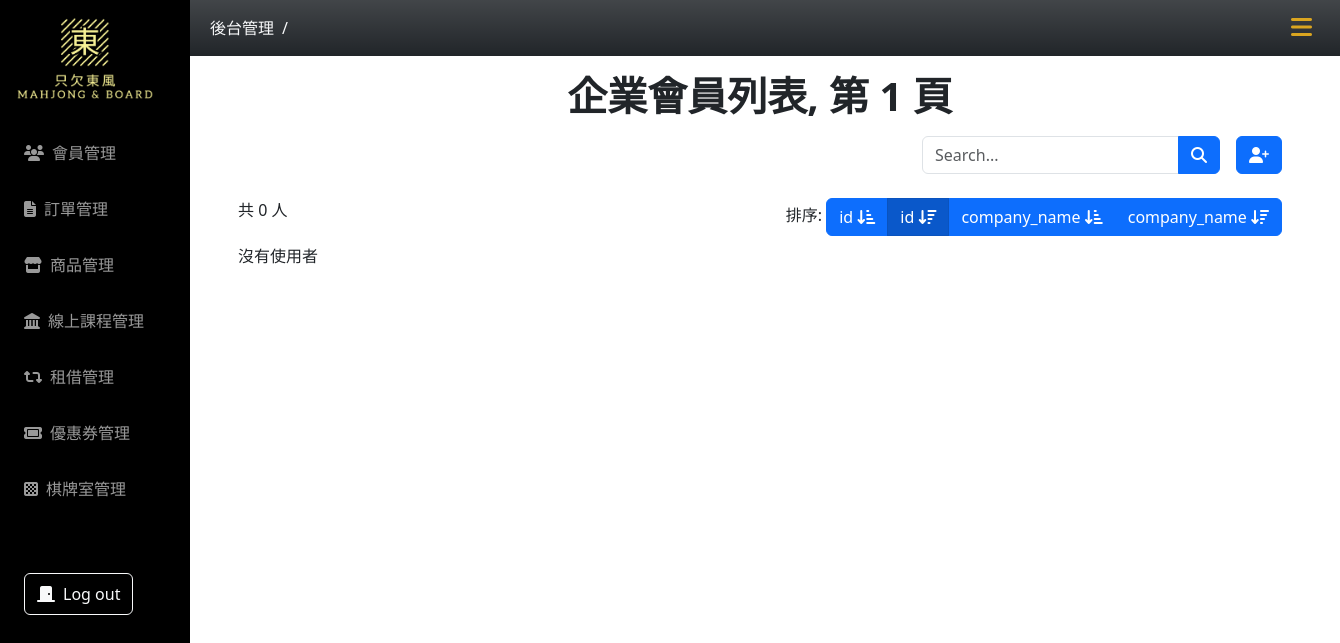
Page /owner-list/users.php?page=1&order=2 on the earlier database version.
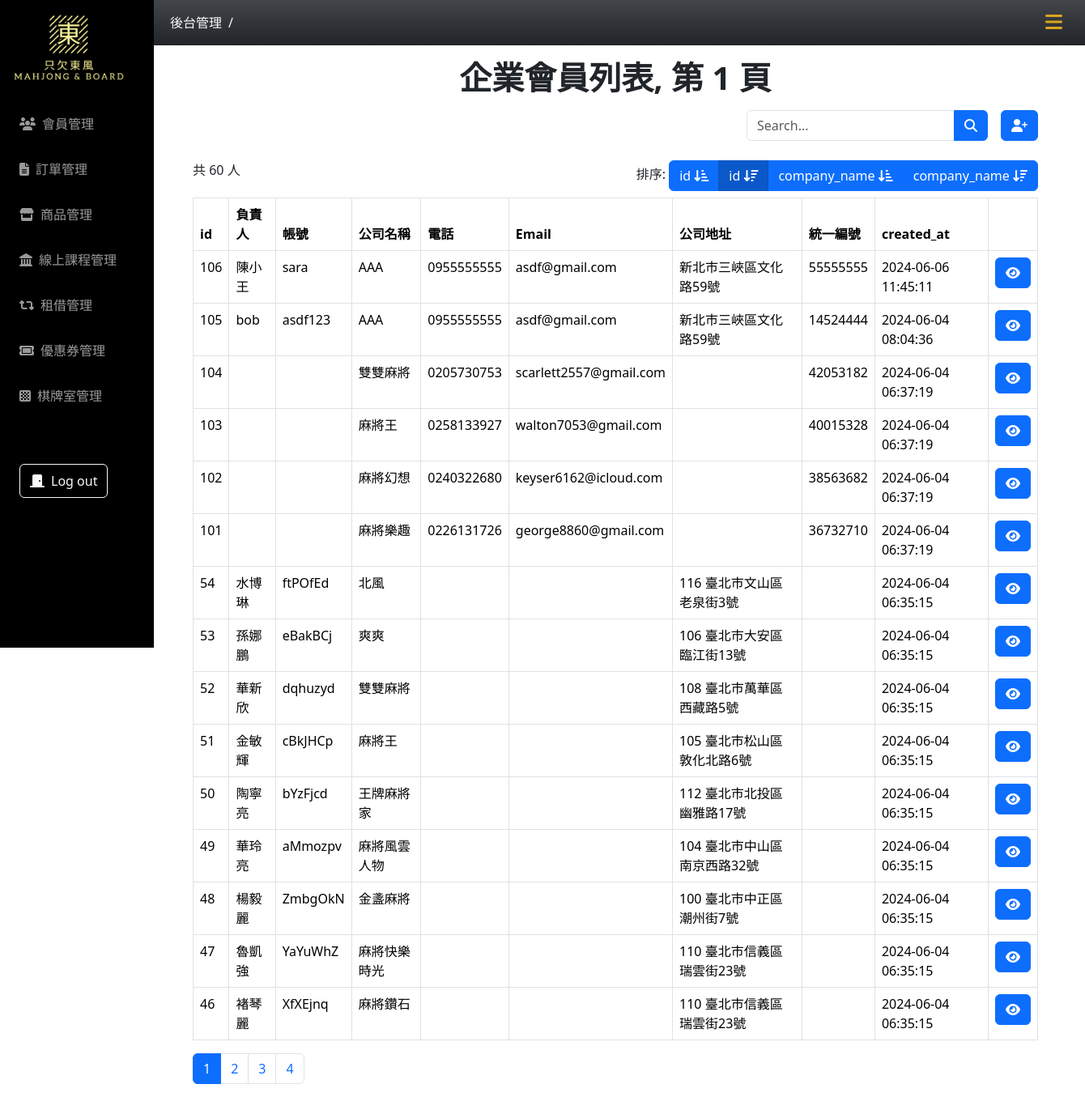
Same page on the later database version.
### tables this page shows
CREATE TABLE `owner` (
  `id` int(11) NOT NULL,
  `member_type` text NOT NULL DEFAULT '企業會員',
  `account` varchar(50) NOT NULL,
  `password` varchar(255) NOT NULL DEFAULT '12345',
  `company_name` varchar(100) NOT NULL,
  `company_phone` varchar(20) NOT NULL,
  `fax_phone` varchar(20) DEFAULT NULL,
  `company_email` varchar(100) NOT NULL,
  `company_address` varchar(255) NOT NULL,
  `responsible_person` varchar(50) NOT NULL,
  `tax_ID_number` text NOT NULL,
  `created_at` timestamp NOT NULL DEFAULT current_timestamp(),
  `valid` text NOT NULL DEFAULT '1'
);

### owner-list/users.php (the view, shortened to what this page needs)
<?php
require_once("../db_connect_mahjong.php");
$sqlAll = "SELECT * FROM owner WHERE valid = 1";
$resultAll = $conn->query($sqlAll);
$allUserCount = $resultAll->num_rows;
if (isset($_GET["search"])) {
  $search = $_GET["search"];
  $sql = "SELECT * FROM owner WHERE (account LIKE '%$search%' OR company_name LIKE '%$search%' OR company_address LIKE '%$search%') AND valid = 1 ";
  $pageTitle = "$search 的搜尋結果";
} else if (isset($_GET["page"]) && isset($_GET["order"])) {
  $page = $_GET["page"];
  $perPage = 15;
  $firstItem = ($page - 1) * $perPage;
  $pageCount = ceil($allUserCount / $perPage);
  $order = $_GET["order"];
  switch ($order) {
    case 2:
      $orderClause = "ORDER BY id DESC";
      break;
  }
  $sql = "SELECT * FROM owner WHERE valid=1 $orderClause LIMIT $firstItem,$perPage";
  $pageTitle = "企業會員列表, 第 $page 頁";
} else {
  $sql = "SELECT id, company_name ,email, phone FROM owner WHERE valid = 1";
  $pageTitle = "使用者列表";
  header("location:users.php?page=1&order=1");
}
$result = $conn->query($sql);
$rows = $result->fetch_all(MYSQLI_ASSOC);
$userCount = $result->num_rows;
if (isset($_GET["page"])) {
  $userCount = $allUserCount;
}
?>
<!doctype html>
<html lang="en">
<head>
  <?php include("../css-mahjong.php") ?>
</head>
<body>
  <?php include("../nav.php") ?>
  <div class="container main-content px-5">
    <h1 class="text-center fw-semibold pt-3"><?= $pageTitle ?></h1>
    <div class="py-2 mb-3">
      <div class="d-flex justify-content-between">
        <div class="d-flex gap-3">
          <form action="">
            <div class="input-group  position-relative z-0">
              <input type="text" class="form-control" placeholder="Search..." name="search">
              <button class="btn btn-primary" type="submit">
                <i class="fa-solid fa-magnifying-glass"></i>
              </button>
            </div>
          </form>
          <a href="create-user.php" class="btn btn-primary">
            <i class="fa-solid fa-user-plus"></i>
          </a>
        </div>
      </div>
    </div>
    <div class="pb-2 d-flex justify-content-between">
      <div>
        <?= "共 $userCount 人" ?>
      </div>
      <?php if (isset($_GET["page"])) : ?>
        <div>
          排序: <div class="btn-group  position-relative z-0">
            <a href="?page=<?= $page ?>&order=1" class="btn btn-primary
            <?php if ($order == 1) echo "active" ?>">
              id <i class=" fa-solid fa-arrow-down-short-wide"></i>
            </a>
            <a href="?page=<?= $page ?>&order=2" class="btn btn-primary
            <?php if ($order == 2) echo "active" ?>">
              id <i class="fa-solid fa-arrow-down-wide-short"></i>
            </a>
            <a href="?page=<?= $page ?>&order=3" class="btn btn-primary
            <?php if ($order == 3) echo "active" ?>">
              company_name <i class="fa-solid fa-arrow-down-short-wide"></i>
            </a>
            <a href="?page=<?= $page ?>&order=4" class="btn btn-primary
            <?php if ($order == 4) echo "active" ?>">
              company_name <i class="fa-solid fa-arrow-down-wide-short"></i>
            </a>
          </div>
        </div>
      <?php endif; ?>
    </div>
    <?php if ($result->num_rows > 0) : ?>
      <table class="table table-bordered">
        <thead>
          <tr>
            <th>id</th>
            <th>負責人</th>
            <th>帳號</th>
            <th>公司名稱</th>
            <th>電話</th>
            <th>Email</th>
            <th>公司地址</th>
            <th>統一編號</th>
            <th>created_at</th>
            <th></th>
          </tr>
        </thead>
        <tbody>
          <?php foreach ($rows as $owner) : ?>
            <tr>
              <td><?= $owner["id"] ?></td>
              <td><?= $owner["responsible_person"] ?></td>
              <td><?= $owner["account"] ?></td>
              <td><?= $owner["company_name"] ?></td>
              <td><?= $owner["company_phone"] ?></td>
              <td><?= $owner["company_email"] ?></td>
              <td><?= $owner["company_address"] ?></td>
              <td><?= $owner["tax_ID_number"] ?></td>
              <td><?= $owner["created_at"] ?></td>
              <td>
                <a href="user.php?id=<?= $owner["id"] ?>" class="btn btn-primary">
                  <i class="fa-solid fa-eye"></i>
                </a>
              </td>
            </tr>
          <?php endforeach; ?>
        </tbody>
      </table>
      <?php if (isset($_GET["page"])) : ?>
        <nav aria-label="Page navigation example">
          <ul class="pagination">
            <?php for ($i = 1; $i <= $pageCount; $i++) : ?>
              <li class="page-item <?php if ($i == $page) echo "active" ?> ">
                <a class=" page-link" href="?page=<?= $i ?>&order=<?= $order ?>"><?= $i ?></a>
              </li>
            <?php endfor; ?>
          </ul>
        </nav>
      <?php endif; ?>
    <?php else : ?>
      <?php echo "沒有使用者"; ?>
    <?php endif; ?>
  </div>
</body>
</html>

Differences in the rows shown:
added owner: id "106", responsible_person "陳小王", account "sara", company_name "AAA", company_phone "0955555555", company_email "asdf@gmail.com", company_address "新北市三峽區文化路59號", tax_ID_number "55555555", created_at "2024-06-06 11:45:11"
added owner: id "105", responsible_person "bob", account "asdf123", company_name "AAA", company_phone "0955555555", company_email "asdf@gmail.com", company_address "新北市三峽區文化路59號", tax_ID_number "14524444", created_at "2024-06-04 08:04:36"
added owner: id "104", company_name "雙雙麻將", company_phone "0205730753", company_email "scarlett2557@gmail.com", tax_ID_number "42053182", created_at "2024-06-04 06:37:19"
added owner: id "103", company_name "麻將王", company_phone "0258133927", company_email "walton7053@gmail.com", tax_ID_number "40015328", created_at "2024-06-04 06:37:19"
added owner: id "102", company_name "麻將幻想", company_phone "0240322680", company_email "keyser6162@icloud.com", tax_ID_number "38563682", created_at "2024-06-04 06:37:19"
added owner: id "101", company_name "麻將樂趣", company_phone "0226131726", company_email "george8860@gmail.com", tax_ID_number "36732710", created_at "2024-06-04 06:37:19"
added owner: id "54", responsible_person "水博琳", account "ftPOfEd", company_name "北風", company_address "116 臺北市文山區老泉街3號", created_at "2024-06-04 06:35:15"
added owner: id "53", responsible_person "孫娜鵬", account "eBakBCj", company_name "爽爽", company_address "106 臺北市大安區臨江街13號", created_at "2024-06-04 06:35:15"
added owner: id "52", responsible_person "華新欣", account "dqhuzyd", company_name "雙雙麻將", company_address "108 臺北市萬華區西藏路5號", created_at "2024-06-04 06:35:15"
added owner: id "51", responsible_person "金敏輝", account "cBkJHCp", company_name "麻將王", company_address "105 臺北市松山區敦化北路6號", created_at "2024-06-04 06:35:15"
added owner: id "50", responsible_person "陶寧亮", account "bYzFjcd", company_name "王牌麻將家", company_address "112 臺北市北投區幽雅路17號", created_at "2024-06-04 06:35:15"
added owner: id "49", responsible_person "華玲亮", account "aMmozpv", company_name "麻將風雲人物", company_address "104 臺北市中山區南京西路32號", created_at "2024-06-04 06:35:15"
added owner: id "48", responsible_person "楊毅麗", account "ZmbgOkN", company_name "金盞麻將", company_address "100 臺北市中正區潮州街7號", created_at "2024-06-04 06:35:15"
added owner: id "47", responsible_person "魯凱強", account "YaYuWhZ", company_name "麻將快樂時光", company_address "110 臺北市信義區瑞雲街23號", created_at "2024-06-04 06:35:15"
added owner: id "46", responsible_person "褚琴麗", account "XfXEjnq", company_name "麻將鑽石", company_address "110 臺北市信義區瑞雲街23號", created_at "2024-06-04 06:35:15"
Other differences:
$userCount: "0" → "60"
text no longer shown: "沒有使用者"
text now shown: "id 負責人 帳號 公司名稱 電話 Email 公司地址 統一編號 created_at"
new list line: "1"
new list line: "2"
new list line: "3"
new list line: "4"
